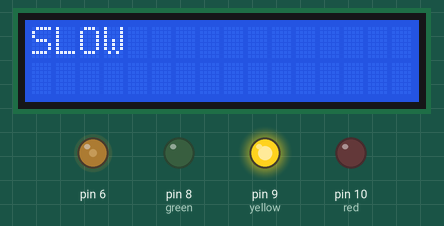
Simulated run of this sketch. Board: Arduino Uno, built with avr-gcc and run on an emulated ATmega328P. Parts: 16×2 character LCD, output pins drawn as LEDs (lit = HIGH).

Above: at 0.1 s.
At 3.1 s:
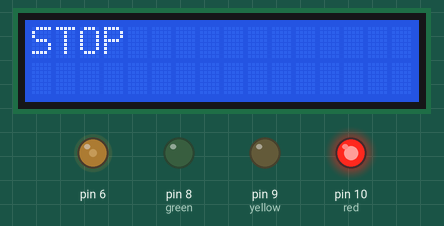
At 8.1 s:
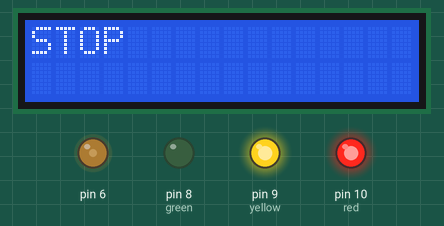
At 10.1 s:
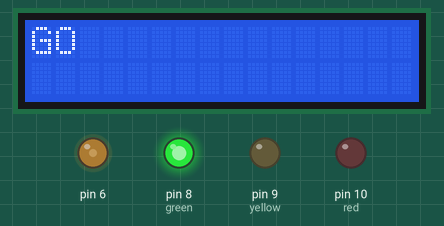
Timing chart, 0 to 127.6 s (numbered marks = the images above):
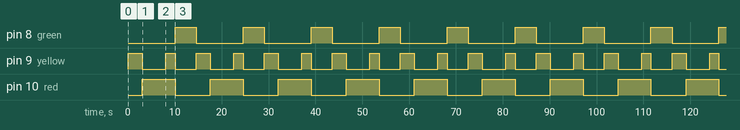

Measured:
- by itself, pin 8 (green): alternates HIGH for 4.5 s and LOW for 10.0 s
- by itself, pin 9 (yellow): repeats every 14.5 s: LOW 5.0 s, HIGH 2.0 s, LOW 4.5 s, HIGH 3.0 s
- by itself, pin 10 (red): alternates HIGH for 7.0 s and LOW for 7.5 s
- what the display in image 1 shows lasts 7.0 s, from 3.1 s to 10.1 s

The sketch:

TrafficLight.ino
```cpp
#include <LiquidCrystal.h>

int red = 10;
int yellow = 9;
int green = 8;
int contrast = 75;

const int rs = 12, en = 13, d4 = 2, d5 = 3, d6 = 4, d7 = 5;
//initializing the lcd: lcd(rs, enable, d4, d5, d6, d7)
LiquidCrystal lcd(rs, en, d4, d5, d6, d7);

void setup() {
  // put your setup code here, to run once:
  // Tells the board that you will be using these pins as the output
  // Need this for the lights to function
  pinMode(red, OUTPUT);
  pinMode(yellow, OUTPUT);
  pinMode(green, OUTPUT);

  // Initializing the LCD screen:
  lcd.begin(16,2);
  analogWrite(6, contrast);
}

void loop() {
  // put your main code here, to run repeatedly
  changeLights();
  delay(1500);
}

void changeLights() {
  // green off, yellow on for 3 seconds - active high
  digitalWrite(green, LOW);
  digitalWrite(yellow, HIGH);
  lcd.clear();
  lcd.setCursor(0,0);
  lcd.print("SLOW");
  delay(3000);

  // turn off yellow, turn red on for 5 seconds
  digitalWrite(yellow, LOW);
  digitalWrite(red, HIGH);
  lcd.clear();
  lcd.setCursor(0,0);
  lcd.print("STOP");
  delay(5000);

  // red and yellow on for 2 seconds:
  digitalWrite(yellow, HIGH);
  lcd.setCursor(0,0);
  delay(2000);

  // green on
  digitalWrite(yellow, LOW);
  digitalWrite(red, LOW);
  digitalWrite(green, HIGH);
  lcd.clear();
  lcd.setCursor(0,0);
  lcd.print("GO");
  delay(3000);
}
```
